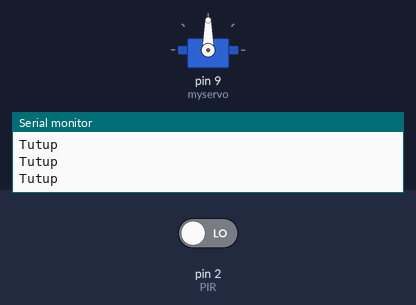
Bench run of a sketch on a simulated Arduino Uno, built with avr-gcc and run on an emulated ATmega328P. Parts: servo, the last lines printed to the serial monitor. The inputs (shaded band) are chosen by the test bench; at power-on: pin 2 (PIR) LOW.

Above: at 2.8 s.
2.9 s: pin 2 (PIR) driven HIGH
At 3.7 s:
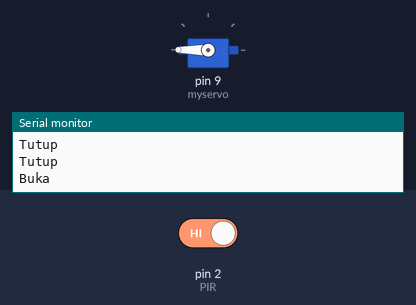
4.5 s: pin 2 (PIR) driven LOW
At 5.3 s:
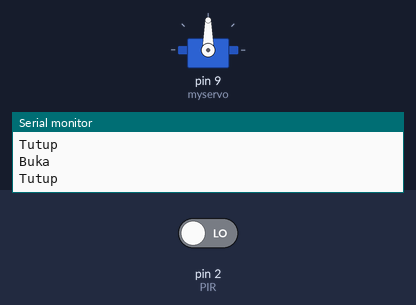
Timing chart, 0 to 7.5 s (numbered marks = the images above; inputs shaded):
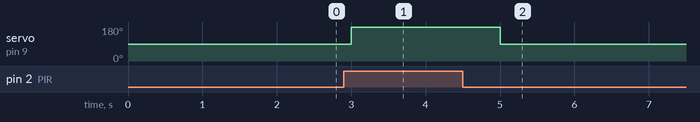

The sketch:

PIR_Sensor-Servo.ino
```cpp
#include <Servo.h>

int PIR =2;
int sensor = 0;
Servo myservo;

void setup() {
pinMode (PIR,INPUT);
Serial.begin(9600);
myservo.attach(9);
}

void loop() {
  sensor = digitalRead(PIR);
  if (sensor==HIGH) {
    myservo.write(180);
    Serial.println("Buka");
    delay(2000);
  } else {
    myservo.write(90);
    Serial.println("Tutup");
    delay(1000);
  }
}
```

Measured:
- after the input at 2.9 s, servo on pin 9 (myservo): 90° → 180° after 0.10 s
- after the input at 4.5 s, servo on pin 9 (myservo): 180° → 90° after 0.50 s
